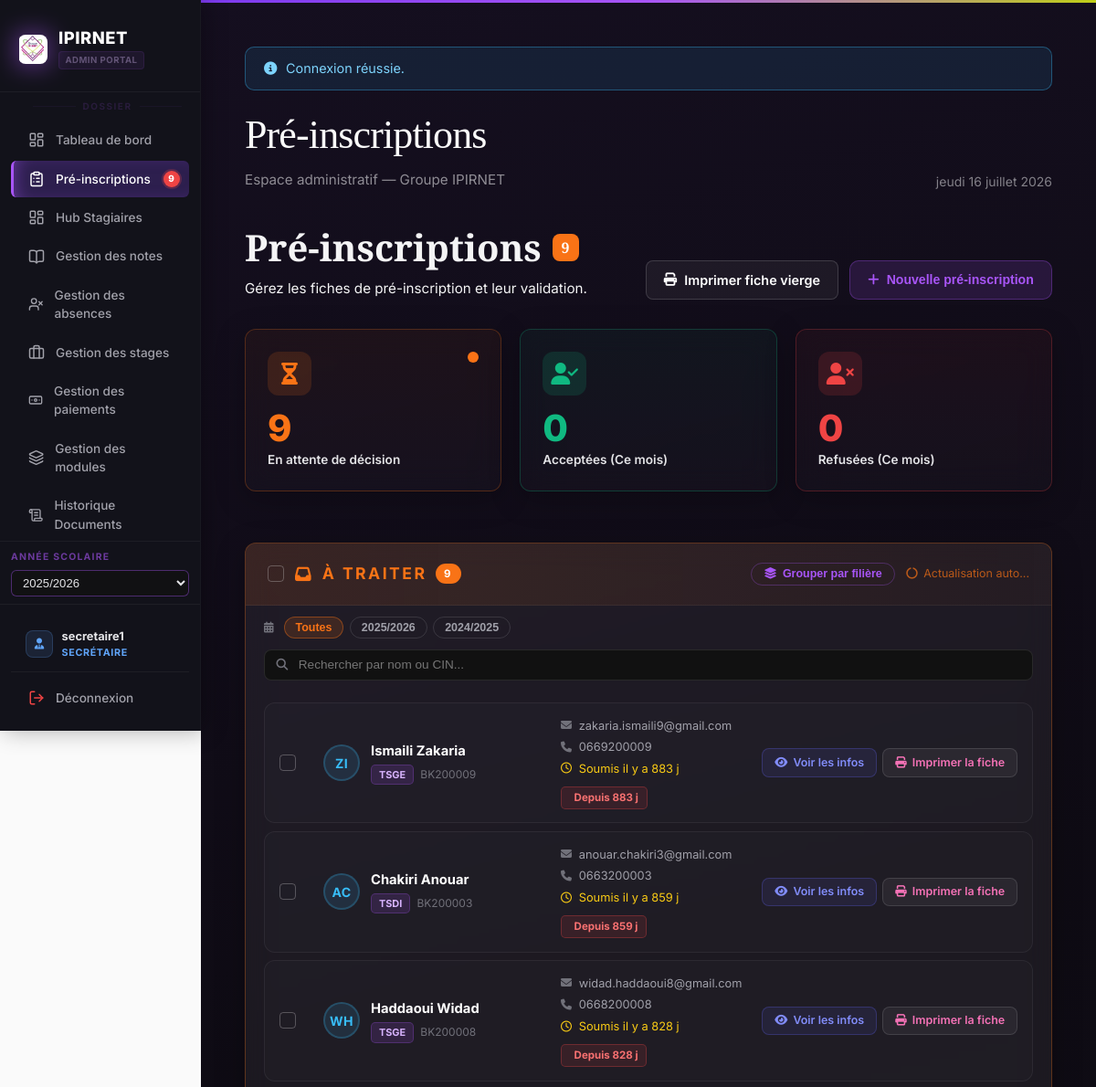
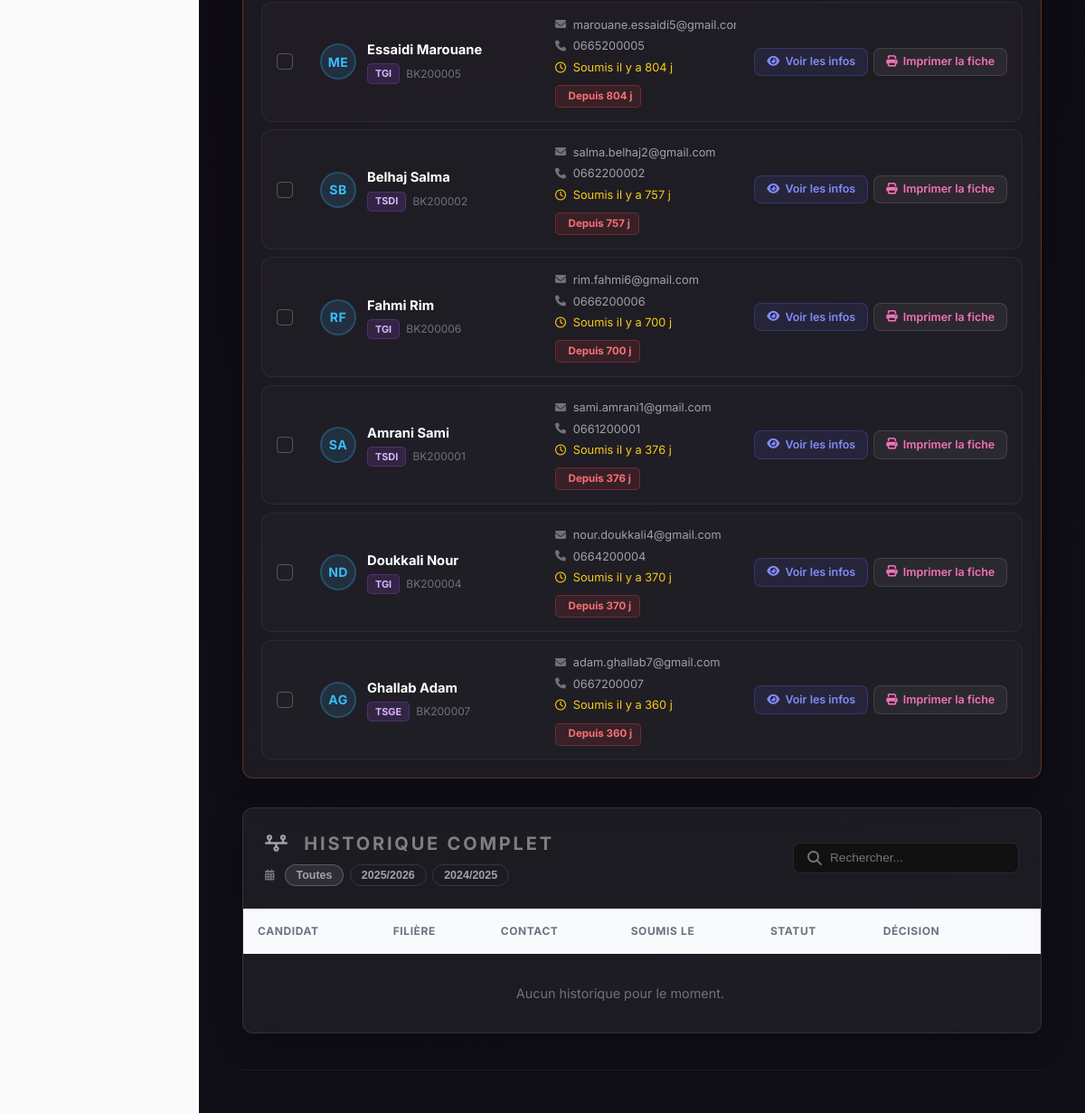
/gestion_des_stagiaires/demandes_inscription.php (signed in), run on the app's committed database (2 pictures, top to bottom).
### tables this page shows
CREATE TABLE `pre_inscription` (
  `id_demande` int(10) UNSIGNED NOT NULL,
  `cin` varchar(8) DEFAULT NULL,
  `nom` varchar(100) NOT NULL,
  `prenom` varchar(100) NOT NULL,
  `date_naissance` date DEFAULT NULL,
  `adresse` varchar(512) DEFAULT NULL,
  `email` varchar(255) DEFAULT NULL,
  `telephone` varchar(15) DEFAULT NULL,
  `telephone_parent` varchar(15) DEFAULT NULL,
  `nom_tuteur` varchar(255) DEFAULT NULL,
  `id_filiere` int(10) UNSIGNED NOT NULL,
  `annee_scolaire_visee` varchar(9) DEFAULT NULL,
  `statut` enum('en_attente','converti','abandonne') NOT NULL DEFAULT 'en_attente',
  `date_soumission` datetime NOT NULL DEFAULT current_timestamp(),
  `date_decision` datetime DEFAULT NULL,
  `sexe` varchar(1) DEFAULT NULL COMMENT 'M ou F',
  `niveaux` varchar(512) DEFAULT NULL COMMENT 'JSON array des niveaux cochés',
  `diplomes` varchar(512) DEFAULT NULL COMMENT 'JSON array des filières/diplômes cochés (id_filiere)',
  `formations` varchar(512) DEFAULT NULL COMMENT 'JSON array formations continues cochées',
  `autre_formation` varchar(255) DEFAULT NULL,
  `sources` varchar(512) DEFAULT NULL COMMENT 'JSON array comment connu',
  `source_autre` varchar(255) DEFAULT NULL,
  `licences` text DEFAULT NULL
);

CREATE TABLE `filieres` (
  `id_filiere` int(10) UNSIGNED NOT NULL,
  `nom_filiere` varchar(255) NOT NULL,
  `niveau` varchar(128) DEFAULT NULL
);

### gestion_des_stagiaires/demandes_inscription.php (the view, shortened to what the rows shown need)
<?php
require __DIR__ . '/includes/bootstrap.php';
require __DIR__ . '/includes/header.php';
$nbAttente = (int)$pdo->query("SELECT COUNT(*) FROM pre_inscription WHERE statut = 'en_attente'")->fetchColumn();
$attente = $pdo->query(
    'SELECT d.*, f.nom_filiere
     FROM pre_inscription d
     JOIN filieres f ON f.id_filiere = d.id_filiere
     WHERE d.statut = \'en_attente\'
     ORDER BY d.date_soumission ASC'
)->fetchAll();
function timeAgo($dtStr) {
    $diff = time() - strtotime($dtStr);
    return "il y a " . floor($diff/86400) . " j";
}
function getAvatarInitials($nom, $prenom) {
    return strtoupper(mb_substr($prenom ?? '', 0, 1) . mb_substr($nom ?? '', 0, 1));
}
?>
<div style="display:flex; justify-content:space-between; align-items:flex-end; margin-bottom:2rem; flex-wrap:wrap; gap:1rem;">
    <div>
        <h1 class="page-title" style="font-family:'Instrument Serif',serif; font-size:2.5rem; margin-bottom:0.25rem; display:flex; align-items:center; gap:0.75rem;">
            Pré-inscriptions
            <?php if($nbAttente > 0): ?>
                <span class="badge" style="background:#f97316; color:#fff; font-size:1rem; border-radius:8px; padding:0.2rem 0.6rem;"><?= $nbAttente ?></span>
            <?php endif; ?>
        </h1>
    </div>
</div>
<div class="card" style="padding:0;overflow:hidden;border:1px solid rgba(249,115,22,0.3);margin-bottom:2rem;">
    <div style="padding:1.25rem 1.5rem;border-bottom:1px solid rgba(255,255,255,0.05);background:linear-gradient(90deg,rgba(249,115,22,0.12) 0%,rgba(249,115,22,0.03) 100%);display:flex;justify-content:space-between;align-items:center;gap:1rem;flex-wrap:wrap;">
        <div style="display:flex;align-items:center;gap:0.75rem;">
            <h2 style="margin:0;font-size:1.1rem;color:#f97316;display:flex;align-items:center;gap:0.6rem;">
                <i class="fa-solid fa-inbox"></i> À Traiter
                <?php if($nbAttente > 0): ?>
                <span style="background:#f97316;color:#fff;font-size:0.72rem;font-weight:700;padding:0.15rem 0.55rem;border-radius:20px;"><?= $nbAttente ?></span>
                <?php endif; ?>
            </h2>
        </div>
    </div>
    <?php if($attente): ?>
    <div id="pi-rows-container" style="padding:0 1.25rem 1.25rem;">
        <?php foreach ($attente as $r): ?>
        <?php
            $did      = (int)$r['id_demande'];
            $fullName = h(trim((string)$r['nom'].' '.(string)$r['prenom']));
            $initials = getAvatarInitials($r['nom'], $r['prenom']);
            $filiere  = h((string)$r['nom_filiere']);
        ?>
        <?php
            $daysWaiting = max(0, (int)floor((time() - strtotime((string)$r['date_soumission'])) / 86400));
            $daysBadgeClass = $daysWaiting <= 2 ? 'pi-days-fresh' : ($daysWaiting <= 7 ? 'pi-days-warn' : 'pi-days-urgent');
            $daysLabel = $daysWaiting === 0 ? "Aujourd'hui" : ($daysWaiting === 1 ? 'Hier' : 'Depuis ' . $daysWaiting . ' j');
        ?>
        <div class="pi-row" id="pi-row-<?= $did ?>"
             data-pisearch="<?= htmlspecialchars(strtolower(trim($r['nom'].' '.$r['prenom'].' '.($r['cin'] ?? ''))), ENT_QUOTES, 'UTF-8') ?>"
             data-nom="<?= h((string)$r['nom']) ?>"
             data-prenom="<?= h((string)$r['prenom']) ?>"
             data-filiere="<?= h((string)$r['nom_filiere']) ?>"
             data-id_filiere="<?= (int)$r['id_filiere'] ?>"
             data-annee="<?= h((string)($r['annee_scolaire_visee'] ?? '')) ?>">
            <div class="pi-row-checkbox">
                <input type="checkbox" class="pi-select-cb pi-row-cb" data-id="<?= $did ?>">
            </div>
            <div class="pi-row-left">
                <div class="pi-row-avatar"><?= $initials ?></div>
                <div class="pi-row-identity">
                    <div class="pi-row-name"><?= $fullName ?></div>
                    <div class="pi-row-meta">
                        <span class="pi-row-badge"><?= $filiere ?></span>
                        <?php if($r['cin']): ?>
                        <span style="color:#71717a;font-size:0.75rem;"><?= h((string)$r['cin']) ?></span>
                        <?php endif; ?>
                    </div>
                </div>
            </div>
            <div class="pi-row-center">
                <?php if($r['email']): ?>
                <div class="pi-row-info"><i class="fa-solid fa-envelope"></i><?= h((string)$r['email']) ?></div>
                <?php endif; ?>
                <?php if($r['telephone']): ?>
                <div class="pi-row-info"><i class="fa-solid fa-phone"></i><?= h((string)$r['telephone']) ?></div>
                <?php endif; ?>
                <div class="pi-row-info pi-row-time"><i class="fa-regular fa-clock"></i>Soumis <?= timeAgo((string)$r['date_soumission']) ?></div>
                <div><span class="pi-days-badge <?= $daysBadgeClass ?>"><i class="fa-regular fa-calendar-clock"></i><?= $daysLabel ?></span></div>
            </div>
            <div class="pi-row-actions">
                <button type="button" class="pi-action-btn pi-action-info btn-voir-details"
                    data-id_demande="<?= $did ?>"
                    data-prenom="<?= h((string)$r['prenom']) ?>"
                    data-nom="<?= h((string)$r['nom']) ?>"
                    data-cin="<?= h((string)($r['cin'] ?? '')) ?>"
                    data-date_naissance="<?= h((string)($r['date_naissance'] ?? '')) ?>"
                    data-adresse="<?= h((string)($r['adresse'] ?? '')) ?>"
                    data-email="<?= h((string)($r['email'] ?? '')) ?>"
                    data-telephone="<?= h((string)($r['telephone'] ?? '')) ?>"
                    data-telephone_parent="<?= h((string)($r['telephone_parent'] ?? '')) ?>"
                    data-nom_tuteur="<?= h((string)($r['nom_tuteur'] ?? '')) ?>"
                    data-sexe="<?= h((string)($r['sexe'] ?? '')) ?>"
                    data-niveaux="<?= h((string)($r['niveaux'] ?? '[]')) ?>"
                    data-diplomes="<?= h((string)($r['diplomes'] ?? '[]')) ?>"
                    data-formations="<?= h((string)($r['formations'] ?? '[]')) ?>"
                    data-autre_formation="<?= h((string)($r['autre_formation'] ?? '')) ?>"
                    data-sources="<?= h((string)($r['sources'] ?? '[]')) ?>"
                    data-source_autre="<?= h((string)($r['source_autre'] ?? '')) ?>"
                    data-id_filiere="<?= (int)($r['id_filiere'] ?? 0) ?>"
                    data-classe=""
                    data-filiere="<?= h((string)$r['nom_filiere']) ?>"
                    data-annee_scolaire_visee="<?= h((string)($r['annee_scolaire_visee'] ?? '')) ?>"
                    data-licences="<?= h((string)($r['licences'] ?? '[]')) ?>"
                    data-date_soumission="<?= h((string)$r['date_soumission']) ?>">
                    <i class="fa-solid fa-eye"></i>
                    <span>Voir les infos</span>
                </button>
                <a href="print_fiche_preinscription.php?id=<?= $did ?>" target="_blank"
                   class="pi-action-btn pi-action-print">
                    <i class="fa-solid fa-print"></i>
                    <span>Imprimer la fiche</span>
                </a>
            </div>
        </div>
        <?php endforeach; ?>
    </div>
    <?php endif; ?>
</div>
<div class="card" style="padding:0;">
    <div style="padding:1.5rem;border-bottom:1px solid rgba(255,255,255,0.05);display:flex;justify-content:space-between;align-items:center;flex-wrap:wrap;gap:1rem;">
        <div style="display:flex;flex-direction:column;gap:0.5rem;">
            <h2 style="margin:0;font-size:1.25rem;"><i class="fa-solid fa-timeline" style="margin-right:0.5rem;color:#a1a1aa;"></i> Historique complet</h2>
        </div>
    </div>
    <div style="overflow-x:auto;">
        <table class="data-table" id="historique-table" style="width:100%;">
            <thead>
                <tr>
                    <th>Candidat</th>
                    <th>Filière</th>
                    <th>Contact</th>
                    <th>Soumis le</th>
                    <th>Statut</th>
                    <th>Décision</th>
                    <th></th>
                </tr>
            </thead>
        </table>
    </div>
</div>
<?php require __DIR__ . '/includes/footer.php'; ?>

### data on the page
pre_inscription: initials "ZI", fullName "Ismaili Zakaria", id_filiere.nom_filiere "TSGE", cin "BK200009", email "zakaria.ismaili9@gmail.com", telephone "0669200009", date_soumission "il y a 883 j", date_soumission "Depuis 883 j"
pre_inscription: initials "AC", fullName "Chakiri Anouar", id_filiere.nom_filiere "TSDI", cin "BK200003", email "anouar.chakiri3@gmail.com", telephone "0663200003", date_soumission "il y a 859 j", date_soumission "Depuis 859 j"
pre_inscription: initials "WH", fullName "Haddaoui Widad", id_filiere.nom_filiere "TSGE", cin "BK200008", email "widad.haddaoui8@gmail.com", telephone "0668200008", date_soumission "il y a 828 j", date_soumission "Depuis 828 j"
pre_inscription: initials "ME", fullName "Essaidi Marouane", id_filiere.nom_filiere "TGI", cin "BK200005", email "marouane.essaidi5@gmail.…", telephone "0665200005", date_soumission "il y a 804 j", date_soumission "Depuis 804 j"
pre_inscription: initials "SB", fullName "Belhaj Salma", id_filiere.nom_filiere "TSDI", cin "BK200002", email "salma.belhaj2@gmail.com", telephone "0662200002", date_soumission "il y a 757 j", date_soumission "Depuis 757 j"
pre_inscription: initials "RF", fullName "Fahmi Rim", id_filiere.nom_filiere "TGI", cin "BK200006", email "rim.fahmi6@gmail.com", telephone "0666200006", date_soumission "il y a 700 j", date_soumission "Depuis 700 j"
pre_inscription: initials "SA", fullName "Amrani Sami", id_filiere.nom_filiere "TSDI", cin "BK200001", email "sami.amrani1@gmail.com", telephone "0661200001", date_soumission "il y a 376 j", date_soumission "Depuis 376 j"
pre_inscription: initials "ND", fullName "Doukkali Nour", id_filiere.nom_filiere "TGI", cin "BK200004", email "nour.doukkali4@gmail.com", telephone "0664200004", date_soumission "il y a 370 j", date_soumission "Depuis 370 j"
pre_inscription: initials "AG", fullName "Ghallab Adam", id_filiere.nom_filiere "TSGE", cin "BK200007", email "adam.ghallab7@gmail.com", telephone "0667200007", date_soumission "il y a 360 j", date_soumission "Depuis 360 j"

### other printed values
$notifDots['demandes'] "9"
$__nomUtilisateur "secretaire1"
$__libelleRole "SECRÉTAIRE"
$flash['msg'] "Connexion réussie."
$pageTitle "Pré-inscriptions"
$gdsFrenchDate() "jeudi 16 juillet 2026"
$nbAttente "9"
$accCeMois "0"
$refCeMois "0"
$yr "2025/2026"
$yr "2024/2025"
form field global_annee_value "2025/2026"
